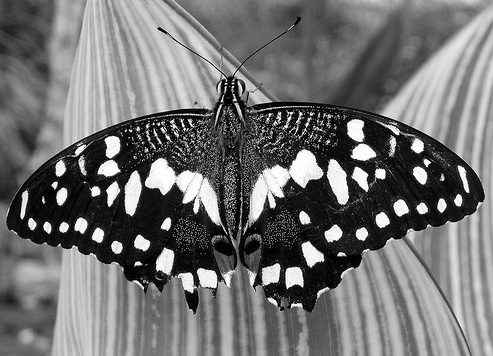
#> input picture Assignment1/TASK1/data/butterfly.jpg, 493 x 356 px, found by its file name
$ jupyter execute Task1.ipynb   (shell and % lines are left out)   (older library calls are emulated)
#> lines starting #> are read from the running program, lines starting #| are printed output that depends on the picture
### Assignment1/TASK1/filters.py
#####TUWIEN - WS2024 CV: Task1 - Scale-Invariant Blob Detection
#####*********+++++++++*******++++GROUP 06
from typing import Tuple
import numpy as np
import cv2


def create_log_kernel(size: int, sig: float) -> float:
    """
    Returns a rotationally symmetric Laplacian of Gaussian kernel
    with given 'size' and standard deviation 'sig'

    Parameters
    ----------
    size : int
        size of kernel (must be odd) (int)
    sig : int
        standard deviation (float)

    Returns
    --------
    float
        kernel: filter kernel (size x size) (float)

    """
    kernel = np.zeros((size, size), np.float64)
    halfsize = int(np.floor(size / 2))
    r = range(-halfsize, halfsize + 1, 1)
    for x in r:
        for y in r:
            hg = (np.power(np.float64(x), 2) + np.power(np.float64(y), 2)) / (2 * np.power(np.float64(sig), 2))
            kernel[x + halfsize, y + halfsize] = -((1.0 - hg) * np.exp(-hg)) / (np.pi * np.power(sig, 4))

    return kernel - np.mean(kernel)


def get_log_pyramid(img: np.ndarray, sigma: float, k: float, levels: int) -> Tuple[np.ndarray, np.ndarray]:
    """
    Return a LoG scale space of given image 'img' with depth 'levels'
    The filter parameter 'sigma' increases by factor 'k' per level
    HINT: np.multiply(..), cv2.filter2D(..)

    Parameters
    ----------
    img : np.ndarray
        input image (n x m x 1) (float)
    sigma : float
        initial standard deviation for filter kernel
    levels : int
        number of layers of pyramid

    Returns
    ---------
    np.ndarray
        scale_space : image pyramid (n x m x levels - float)
    np.ndarray
        all_sigmas : standard deviation used for every level (levels x 1 - float)
    """

    # student_code start

    scale_space = np.zeros((img.shape[0], img.shape[1], levels), dtype=np.float32)
    all_sigmas = np.zeros((levels))

    for i in range(0, levels):
        filter = create_log_kernel(size = int(2*np.floor(3*sigma) + 1), sig = sigma)
        filter *= np.pow(sigma, 2) # filter normalization

        temp = cv2.filter2D(img, cv2.CV_32F, filter, borderType=cv2.BORDER_REPLICATE) # convolution
        scale_space[:,:,i] = np.abs(temp) # save the absolute response

        all_sigmas[i] = sigma
        sigma *= k # scale standard deviation by factor k

    # student_code end

    return scale_space, all_sigmas

### Assignment1/TASK1/utils.py
#####TUWIEN - WS2024 CV: Task1 - Scale-Invariant Blob Detection
#####*********+++++++++*******++++GROUP 06
import matplotlib.pyplot as plt
import numpy as np


def show_plot(img: np.ndarray, group_no: str = None, name: str = None) -> None:
    """
    Plots the given image 'img', use additional arguments to
    save the image to folder "results" in your local directory with given name
    img: images to save

    Parameters
    ----------
    group_no: str
        your group number - string (optional)
    name: str
        filename (without extension) - string (optional)
    """

    fig = plt.figure()
    plt.imshow(img)
    plt.plot()

    if name is not None and group_no is not None:
        fig.suptitle(group_no)
        plt.savefig('results/' + name)


def show_blobs(img: np.ndarray, peaks: np.ndarray, all_sigmas: np.ndarray, group_no: str = None, name: str = None) -> None:
    """
    Plots 'img' with circles at locations given with 'peaks' and radius based on level where maximum of the peak, can be
    obtained using 'all_sigmas' and the equation in the assignment description to calculate the radii per peak location.
    Use additional arguments to save the image to folder "results" in your local directory with given 'name'
    HINT: np.take(..)

    Parameters
    ----------
    img : np.ndarray
        input image (n x m x 1 - float)
    peaks : np.ndarray
        matrix with peak coordinates (row, column, level) [number_of_maxima x 3]
    all_sigmas : np.ndarray
        list of sigma values per level (num_levels x 1 - float)
    group_no : str
        your group number - string (optional)
    name : str
        filename (without extension) - string (optional)
    """

    # student_code start
    radi = []

    for row, col, lvl in peaks:
        radi.append(np.sqrt(2) * all_sigmas[lvl])

    radi = np.array(radi)
    # student_code end

    # do not change from here
    fig, ax = plt.subplots(1)
    ax.set_aspect('equal')
    ax.imshow(img, cmap="gray")

    for i in range(len(peaks)):
        circ = plt.Circle((peaks[i, 1], peaks[i, 0]), radi[i], color='r', fill=False)
        ax.add_patch(circ)

    fig.suptitle("blobs: " + str(len(peaks)))

    if name is not None and group_no is not None:
        fig.suptitle(group_no + ", blobs: " + str(len(peaks)))
        plt.savefig('results/' + name)

    # Show the image
    plt.show()

### Assignment1/TASK1/Task1.ipynb
## TASK 1 - Blob detection
Group Number: 06

### 1. Data import and preparation

Read an input image from your local directory as grayscale and normalize the values between 0 and 1.

[cell 1]
from skimage.feature import peak_local_max
import matplotlib.pyplot as plt
import numpy as np
import filters
import utils
import cv2

# Adjust size of image plot here
plt.rcParams['figure.figsize'] = [8, 5]
plt.rcParams['figure.dpi'] = 150

[cell 2]
#student_code start
img = cv2.imread("data\\butterfly.jpg", cv2.IMREAD_GRAYSCALE)
#> img is the input picture: shape (356, 493); min 0, max 255, mean 113.4
imgNormalized = img / 255.0
#student_code end

### 2. Scale Space Creation

Generate the image pyramid using ***get_log_pyramid(..)*** in _filters.py_. Check your results with ***utils.show_plot(..)***

***Submission:*** Save the *third level* of the image scale space of the butterfly as **task1_filtered.png** using ***utils.show_plot(..)***.

[cell 3]
sigma = 2
k = 1.3
levels = 10

#student_code start

scale_space, all_sigmas = filters.get_log_pyramid(imgNormalized, sigma, k, levels)
#> after the loop in get_log_pyramid, `for i in range(0, levels):`:
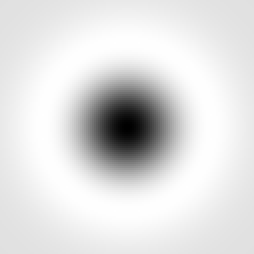
#> filter: shape (127, 127) float64 (shown 2 times larger); min -0.000704, max 9.91e-05, mean 1.72e-21; drawn with min black and max white
#> after the loop in get_log_pyramid, `for i in range(0, levels):`: all_sigmas = [2, 2.6, 3.38, 4.39, 5.71, 7.43, 9.65, 12.55, 16.31, 21.21]; sigma = 27.57

thirdLevelImg = cv2.normalize(scale_space[:, :, 2], None, 0, 255, cv2.NORM_MINMAX)
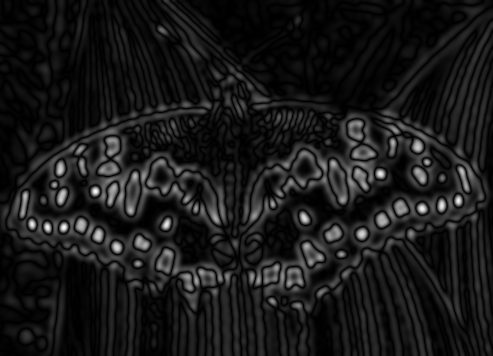
#> thirdLevelImg: shape (356, 493) float32; min 1.23e-12, max 255, mean 25.3
thirdLevelImg = np.uint8(thirdLevelImg)

utils.show_plot(thirdLevelImg, "06", "task1_filtered.png")
#student_code end

### 2. Blob detection

Perform the first step of the non-maximum suppression by setting the values in the scale space below a certain threshold to zero. Then, look for maxima in a defined local neighbourhood, in this case: the 26-connection. ***skimage.feature.peak_local_max(..)*** is useful to obtain local maxima. Complete method ***utils.show_blobs(..)*** and plot the blobs.

***Submission:*** Save the image including the blobs as **task1_blobs_full.png** (threshold around 0.3).

[cell 4]
thres = 0.3

#student_code start


def findPeaks(scaleSpace):
    peaks = []

    for l in range(levels): # Iterate over levels
        for i in range(1, scaleSpace.shape[0] - 1):  # Iterate over rows
            for j in range(1, scaleSpace.shape[1] - 1):  # Iterate over columns

                if(scaleSpace[i, j, l] < thres): continue # discard if below threshold

                peakPerLvl = np.zeros(3, np.float32)  # [prevLvlVal, currentLvlVal, nextLvlVal]
                coords = peak_local_max(scaleSpace[i - 1 : i + 2, j - 1 : j + 2, l], exclude_border=False)

                # discard if not local maximum in l-th level
                if coords.size == 0 : continue
                if(scaleSpace[i, j, l] < np.max([scaleSpace[row + (i - 1), col + (j - 1), l] for row, col in coords])): continue

                # Set the current level value
                peakPerLvl[1] = scaleSpace[i, j, l]

                # Previous level (l - 1) find maximum in the 3x3 neighborhood
                if l - 1 >= 0:
                    coords = peak_local_max(scaleSpace[i - 1 : i + 2, j - 1 : j + 2, l - 1], exclude_border=False)
                    if coords.size > 0:
                        peakPerLvl[0] = np.max([scaleSpace[row + (i - 1), col + (j - 1), l - 1] for row, col in coords])

                # Next level (l + 1) find maximum in the 3x3 neighborhood
                if l + 1 < levels:
                    coords = peak_local_max(scaleSpace[i - 1 : i + 2, j - 1 : j + 2, l + 1], exclude_border=False)
                    if coords.size > 0:
                        peakPerLvl[2] = np.max([scaleSpace[row + (i - 1), col + (j - 1), l + 1] for row, col in coords])

                # Find the index of the max value in peakPerLvl
                if(np.argmax(peakPerLvl) == 1): peaks.append([i, j, l])
#> after the loop, peaks = 196 items, first 6: [29, 160, 0], [85, 239, 0], [85, 243, 0], [88, 240, 0], [99, 234, 0], [106, 237, 0]

    return np.array(peaks)

peaks = findPeaks(scale_space)
#> peaks = 196 rows, first 8: [29, 160, 0], [85, 239, 0], [85, 243, 0], [88, 240, 0], [99, 234, 0], [106, 237, 0], [108, 238, 0], [111, 239, 0]
utils.show_blobs(img, peaks, all_sigmas, "06", "task1_blobs_full.png")
#> the loop in show_blobs, `for row, col, lvl in peaks:` made 196 passes
#> (row, col) on passes 1 to 3: (29, 160), (85, 239), (85, 243)
#> after the loop in show_blobs, `for row, col, lvl in peaks:`: radi = 196 values from 2.83 to 17.75
#student_code end

### 3. Evaluation

Apply the process to a half-sized version of the input image. Plot your results as well with ***utils.show_blobs(..)***.

_***HINT:***_
_cv2.resize(..)_

***Submission:*** Save the result as **task1_blobs_half.png**.

[cell 5]
#student_code start
imgHalf = cv2.resize(img, None, fx=0.5, fy=0.5, interpolation=cv2.INTER_LINEAR)
imgHalfNormalized = imgHalf / 255.0

scale_spaceHalf, all_sigmasHalf = filters.get_log_pyramid(imgHalfNormalized, sigma, k, levels)
#> in get_log_pyramid (call 2), `all_sigmas = np.zeros((levels))`: all_sigmas = [0, 0, 0, 0, 0, 0, 0, 0, 0, 0]
#> the loop in get_log_pyramid (call 2), `for i in range(0, levels):` made 10 passes
#> halfsize in create_log_kernel on passes 1 to 10: 6, 7, 10, 13, 17, 22, 28, 37, 48, 63
#> pass 1, in get_log_pyramid (call 2), `temp = cv2.filter2D(img, cv2.CV_32F, filter, borderType=cv2.BORDER_REP..`:
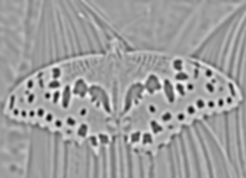
#> temp: shape (178, 246) float32; min -0.6, max 0.367, mean 0.000189; drawn with min black and max white
#> after the loop in get_log_pyramid (call 2), `for i in range(0, levels):`: all_sigmas = [2, 2.6, 3.38, 4.39, 5.71, 7.43, 9.65, 12.55, 16.31, 21.21]; sigma = 27.57
#> all_sigmasHalf has the same summary as all_sigmas in get_log_pyramid

peaksHalf = findPeaks(scale_spaceHalf)
#> peaksHalf = 84 rows, first 8: [71, 196, 0], [73, 208, 0], [74, 40, 0], [82, 40, 0], [82, 143, 0], [82, 161, 0], [82, 166, 0], [84, 30, 0]
utils.show_blobs(imgHalf, peaksHalf, all_sigmasHalf, "06", "task1_blobs_half.png")
#> call 2 of show_blobs, with peaks = array of shape (84, 3), all_sigmas = array of shape (10,), group_no = '06', name = 'task1_blobs_half.png'
#> the loop in show_blobs (call 2), `for row, col, lvl in peaks:` made 84 passes
#> (row, col, lvl) on passes 1 to 12: (71, 196, 0), (73, 208, 0), (74, 40, 0), (82, 40, 0), (82, 143, 0), (82, 161, 0), (82, 166, 0), (84, 30, 0), (84, 89, 0), (86, 158, 0), (86, 190, 0), (86, 231, 0)
#> after the loop in show_blobs (call 2), `for row, col, lvl in peaks:`: radi = 84 values from 2.83 to 8.08
#> the loop in show_blobs (call 2), `for i in range(len(peaks)):` made 84 passes
#> in show_blobs (call 2), `plt.savefig('results/' + name)`:
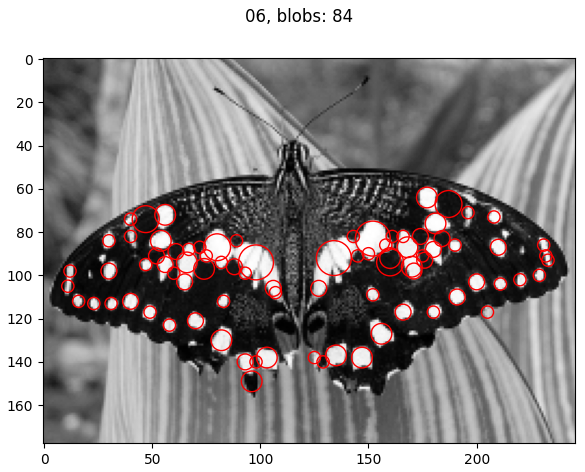
#> figure drawn by matplotlib, 1 panel

#student_code end

***
#### Taking a close look at the detected blobs on different image scales, is the method able to find blobs in a scale-invariant way? What could be reasons for observed errors or inaccurately detected blobs?

#ANSWER HERE

We observe that we are now detecting fewer blobs. Possible reasons as to why this happens are:
* Loss of features due to the downscaling, so certain blobs are harder to detect. This explains why the blobs missing are the relatively smaller ones (compared to the full sized photo).
* The model depends on the values picked for sigma. There would be a different set of values that could lead to higher detection rates, but that means the implementation is inherently not scale-invariant.

#### 3.1 LoG Response

Pick a detected keypoint and plot the response of the LoG for all scales in both image versions. The outcome should be a 2D plot where the x-axis represents the scale of the filter and the y-axis the filter response at the selected keypoint position.

_***HINT:***_
_plt.plot(..)_

[cell 6]
#student_code start

keypoint = peaks[0]
#> keypoint = [29, 160, 0]
x = keypoint[0]
#> x = 29
y = keypoint [1]
#> y = 160
print(keypoint)
#| [ 29 160   0]

responses_orig = [scale_space[x, y, i] for i in range(0, levels)]
#> responses_orig = [0.367, 0.305, 0.243, 0.178, 0.114, 0.0624, 0.0208, 0.0168, 0.0437, 0.0541]
responses_downscaled= [scale_spaceHalf[int(x/2), int(y/2), i] for i in range(0, levels)]
#> responses_downscaled = [0.201, 0.137, 0.0804, 0.0342, 0.00554, 0.0362, 0.0521, 0.0519, 0.0628, 0.101]

plt.plot(all_sigmas, responses_orig, label='Original Image', marker='o')
plt.plot(all_sigmas, responses_downscaled, label='Downscaled Image', marker='x')
plt.xlabel('Scale (σ)')
plt.ylabel('LoG Response')
plt.title('LoG Response at Selected Keypoint Across Scales')
plt.legend()
plt.grid(True)
plt.show()
#> figure, not shown here; curve peaks at x = 2, y = 0.367; curve peaks at x = 2, y = 0.201

#student_code end

***
#### Describe and explain the difference between the two LoG response curves.

#ANSWER_HERE

Picking the same keypoint we can observe that the trajectories along the x-axis are rather similar as expected, showcasing a maximum for $\sigma = 2$. The main difference though, would be the fact that the response for the downscaled image is much smaller. The response for the original image has a peak that is slightly above $0.35$ while for the downscaled image it stands at $0.2$ which means it won't even qualify as a keypoint as it is now below the threshold set at $0.3$.

This is because there is a loss of features, particularly of finer details, due to the downsampling effect. For the LoG in the downsampled image, it in now more diffucult to detect those features, hence the smaller peak.

#### 3.2 Own Image

Import an image of your choice and apply the process once again.

***Submission:*** Save the image including blobs with ***utils.show_blobs(..)*** as: **task1_blobs_own.png**

[cell 7]
#student_code start

img = cv2.imread("data\\own.png", cv2.IMREAD_GRAYSCALE)
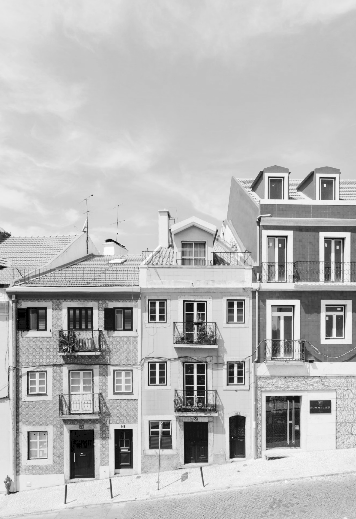
#> input picture Assignment1/TASK1/data/own.png, 356 x 519 px, found by its file name
#> img is the input picture: shape (519, 356); min 0, max 255, mean 185.3
# imgHalf = cv2.resize(img, None, fx=0.3, fy=0.3, interpolation=cv2.INTER_LINEAR)
# cv2.imwrite("data\\own2.png", imgHalf)
imgNormalized = img / 255.0
#> imgNormalized: shape (519, 356) float64

scale_space, all_sigmas = filters.get_log_pyramid(imgNormalized, sigma, k, levels)
thirdLevelImg = cv2.normalize(scale_space[:, :, 2], None, 0, 255, cv2.NORM_MINMAX)
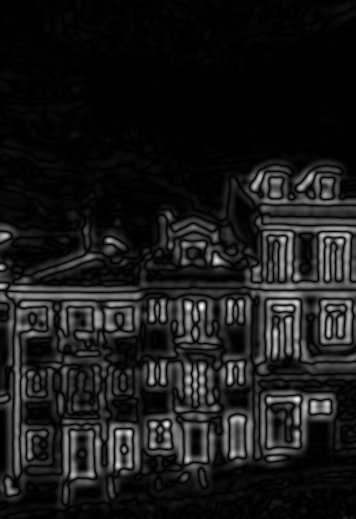
#> thirdLevelImg: shape (519, 356) float32; min 3.73e-14, max 255, mean 26.5
thirdLevelImg = np.uint8(thirdLevelImg)

utils.show_plot(thirdLevelImg, "06", "task1_filtered_own.png")

peaks = findPeaks(scale_space)
#> peaks = 62 rows, first 8: [239, 342, 0], [240, 109, 0], [285, 1, 0], [306, 195, 0], [307, 157, 0], [307, 235, 0], [311, 195, 0], [314, 157, 0]
utils.show_blobs(img, peaks, all_sigmas, "06", "task1_blobs_own.png")

imgHalf = cv2.resize(img, None, fx=0.5, fy=0.5, interpolation=cv2.INTER_LINEAR)
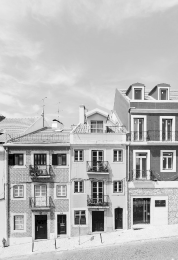
#> imgHalf: shape (260, 178); min 0, max 251, mean 185.4
imgHalfNormalized = imgHalf / 255.0
#> imgHalfNormalized: shape (260, 178) float64

scale_spaceHalf, all_sigmasHalf = filters.get_log_pyramid(imgHalfNormalized, sigma, k, levels)
#> in get_log_pyramid (call 4), `all_sigmas = np.zeros((levels))`: all_sigmas = [0, 0, 0, 0, 0, 0, 0, 0, 0, 0]
#> the loop in get_log_pyramid (call 4), `for i in range(0, levels):` made 10 passes
#> pass 1, in get_log_pyramid (call 4), `temp = cv2.filter2D(img, cv2.CV_32F, filter, borderType=cv2.BORDER_REP..`:
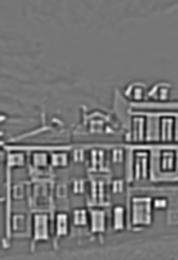
#> temp: shape (260, 178) float32; min -0.281, max 0.326, mean -0.000164; drawn with min black and max white
#> after the loop in get_log_pyramid (call 4), `for i in range(0, levels):`: all_sigmas = [2, 2.6, 3.38, 4.39, 5.71, 7.43, 9.65, 12.55, 16.31, 21.21]; sigma = 27.57

peaksHalf = findPeaks(scale_spaceHalf)
#> peaksHalf = 16 rows, first 8: [130, 108, 0], [153, 94, 0], [153, 100, 0], [199, 148, 0], [203, 160, 2], [211, 118, 2], [218, 62, 2], [224, 118, 2]
utils.show_blobs(imgHalf, peaksHalf, all_sigmasHalf, "06", "task1_blobs_half_own.png")
#> call 4 of show_blobs, with peaks = array of shape (16, 3), all_sigmas = array of shape (10,), group_no = '06', name = 'task1_blobs_half_own.png'
#> the loop in show_blobs (call 4), `for row, col, lvl in peaks:` made 16 passes
#> (row, col, lvl) on passes 1 to 12: (130, 108, 0), (153, 94, 0), (153, 100, 0), (199, 148, 0), (203, 160, 2), (211, 118, 2), (218, 62, 2), (224, 118, 2), (230, 61, 2), (160, 12, 3), (218, 79, 3), (220, 109, 3)
#> after the loop in show_blobs (call 4), `for row, col, lvl in peaks:`: radi = [2.83, 2.83, 2.83, 2.83, 4.78, 4.78, 4.78, 4.78, 4.78, 6.21, 6.21, 6.21, 8.08, 8.08, 8.08, 10.5]
#> the loop in show_blobs (call 4), `for i in range(len(peaks)):` made 16 passes
#> in show_blobs (call 4), `plt.savefig('results/' + name)`:
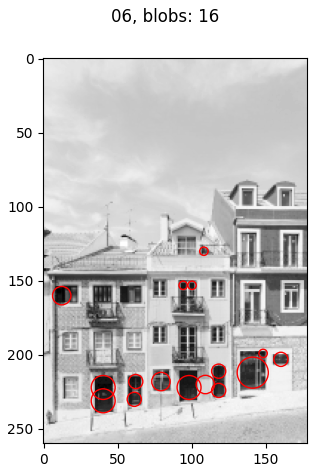
#> figure drawn by matplotlib, 1 panel

keypoint = peaks[0]
#> keypoint = [239, 342, 0]
x = keypoint[0]
#> x = 239
y = keypoint [1]
#> y = 342
print(keypoint)
#| [239 342   0]

responses_orig = [scale_space[x, y, i] for i in range(0, levels)]
#> responses_orig = [0.311, 0.286, 0.188, 0.0582, 0.0301, 0.0404, 0.0291, 0.0254, 0.00596, 0.0141]
responses_downscaled= [scale_spaceHalf[int(x/2), int(y/2), i] for i in range(0, levels)]
#> responses_downscaled = [0.0382, 0.0487, 0.0627, 0.0403, 0.0301, 0.015, 0.01, 0.0225, 0.0395, 0.0603]

plt.plot(all_sigmas, responses_orig, label='Original Image', marker='o')
plt.plot(all_sigmas, responses_downscaled, label='Downscaled Image', marker='x')
plt.xlabel('Scale (σ)')
plt.ylabel('LoG Response')
plt.title('LoG Response at Selected Keypoint Across Scales')
plt.legend()
plt.grid(True)
plt.show()
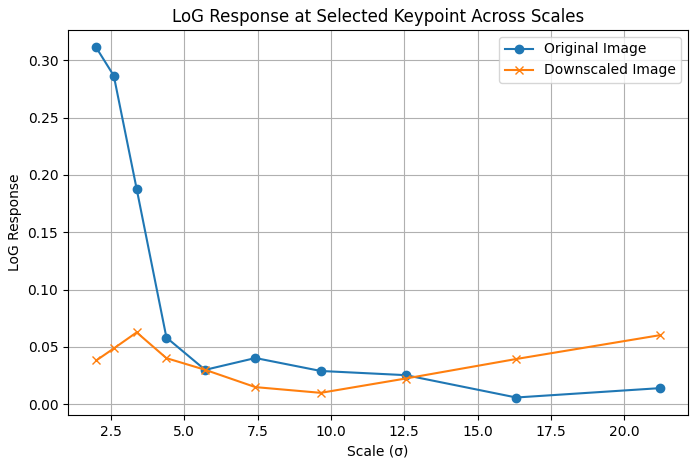
#> figure drawn by matplotlib, 1 panel; curve peaks at x = 2, y = 0.311; curve peaks at x = 3.38, y = 0.0627

#student_code end
